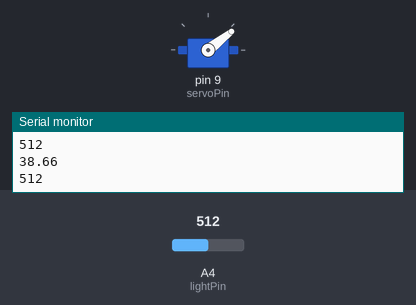
The sketch below on a simulated Arduino Uno, built with avr-gcc and run on an emulated ATmega328P. On the bench: servo, the last lines printed to the serial monitor. The inputs (shaded band) are chosen by the test bench; at power-on: A4 (lightPin) = 512.

Above: at 1.2 s.
1.3 s: A4 (lightPin) set to 716
At 2.4 s:
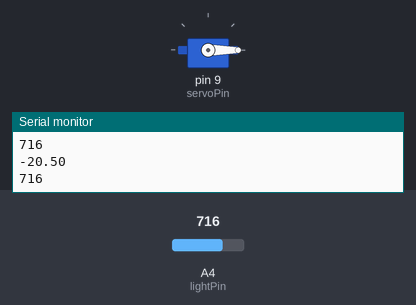
3.2 s: A4 (lightPin) set to 122
At 4.6 s:
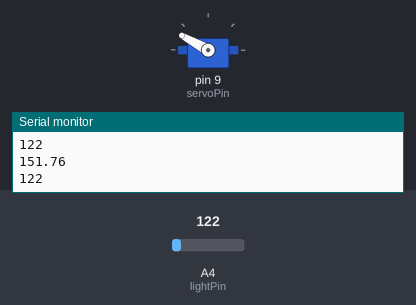
5.0 s: A4 (lightPin) set to 0
At 6.4 s:
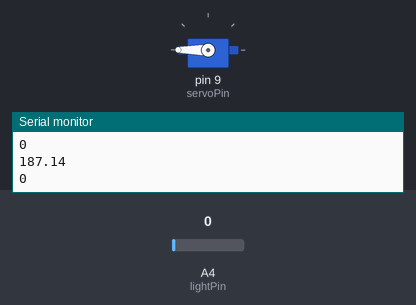
6.7 s: A4 (lightPin) set to 511
At 7.6 s:
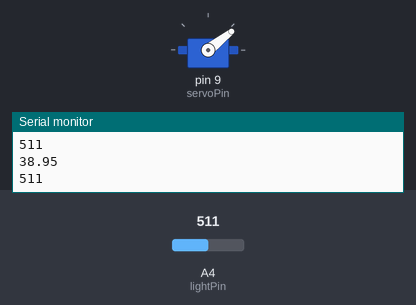
8.5 s: A4 (lightPin) set to 900
At 9.7 s:
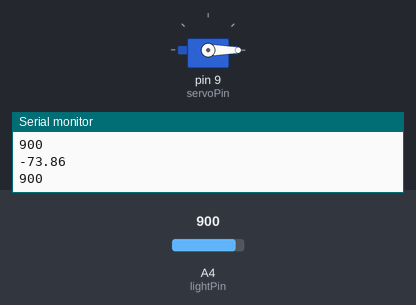
Timing chart, 0 to 11.2 s (numbered marks = the images above; inputs shaded):
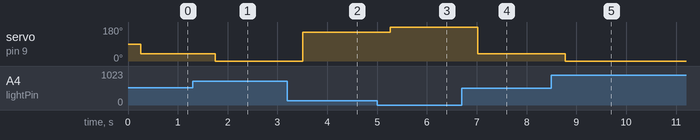

The sketch:

Servo_Photoresistor.ino
```cpp
#include <Servo.h>

int lightVal;
int lightPin = A4;
int servoPin = 9;
float servoSpeed;
Servo myServo;

void setup() {
  // put your setup code here, to run once:
  Serial.begin(9600);
  myServo.attach(servoPin);
}

void loop() {
  // put your main code here, to run repeatedly:
  lightVal = analogRead(lightPin);
  Serial.println(lightVal);
  delay(250);

  servoSpeed = -0.29 * lightVal + 187.14;

  Serial.println(servoSpeed);

  myServo.write(servoSpeed);
}
```

Measured:
- after the input at 1.3 s, servo on pin 9 (servoPin): 38° → 0° after 0.46 s
- after the input at 3.2 s, servo on pin 9 (servoPin): 0° → 151° after 0.31 s
- after the input at 5.0 s, servo on pin 9 (servoPin): 151° → 180° after 0.27 s
- after the input at 6.7 s, servo on pin 9 (servoPin): 180° → 38° after 0.32 s
- after the input at 8.5 s, servo on pin 9 (servoPin): 38° → 0° after 0.28 s
